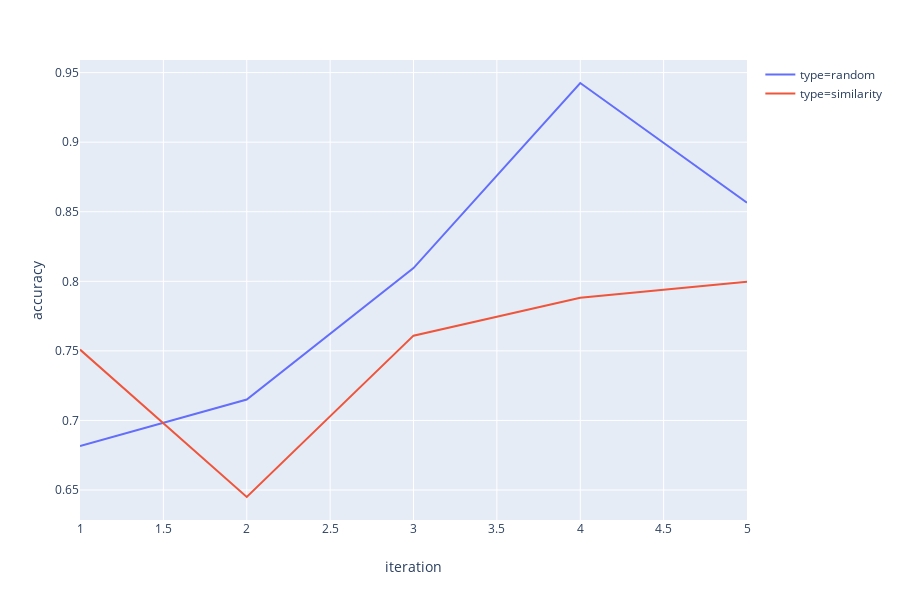

Here is the notebook cell this chart was saved with:
### Code cell
px.line(plot_pivot, x='iteration', y='accuracy', color='type')

### Figure 1 — Plotly figure (JSON) as saved in the notebook; plotly's stock layout.template omitted (floating-point values rounded to 4 significant figures)
{"data": [{"hovertemplate": "type=random<br>iteration=%{x}<br>accuracy=%{y}<extra></extra>", "legendgroup": "type=random", "line": {"color": "#636efa", "dash": "solid"}, "mode": "lines", "name": "type=random", "showlegend": true, "type": "scatter", "uid": "b2f474f0-d43f-4ab1-ba2b-4dc2b255579a", "x": [1, 2, 3, 4, 5], "xaxis": "x", "y": [0.6816, 0.715, 0.8095, 0.9425, 0.8565], "yaxis": "y"}, {"hovertemplate": "type=similarity<br>iteration=%{x}<br>accuracy=%{y}<extra></extra>", "legendgroup": "type=similarity", "line": {"color": "#EF553B", "dash": "solid"}, "mode": "lines", "name": "type=similarity", "showlegend": true, "type": "scatter", "uid": "d8366ee3-a0a3-47ba-844e-33a710d99f58", "x": [1, 2, 3, 4, 5], "xaxis": "x", "y": [0.7509, 0.645, 0.7609, 0.7881, 0.7997], "yaxis": "y"}], "layout": {"grid": {"xaxes": ["x"], "xgap": 0.1, "xside": "bottom", "yaxes": ["y"], "ygap": 0.1, "yside": "left"}, "height": 600, "legend": {"tracegroupgap": 0}, "margin": {"t": 60}, "xaxis": {"title": {"text": "iteration"}}, "yaxis": {"title": {"text": "accuracy"}}}}
